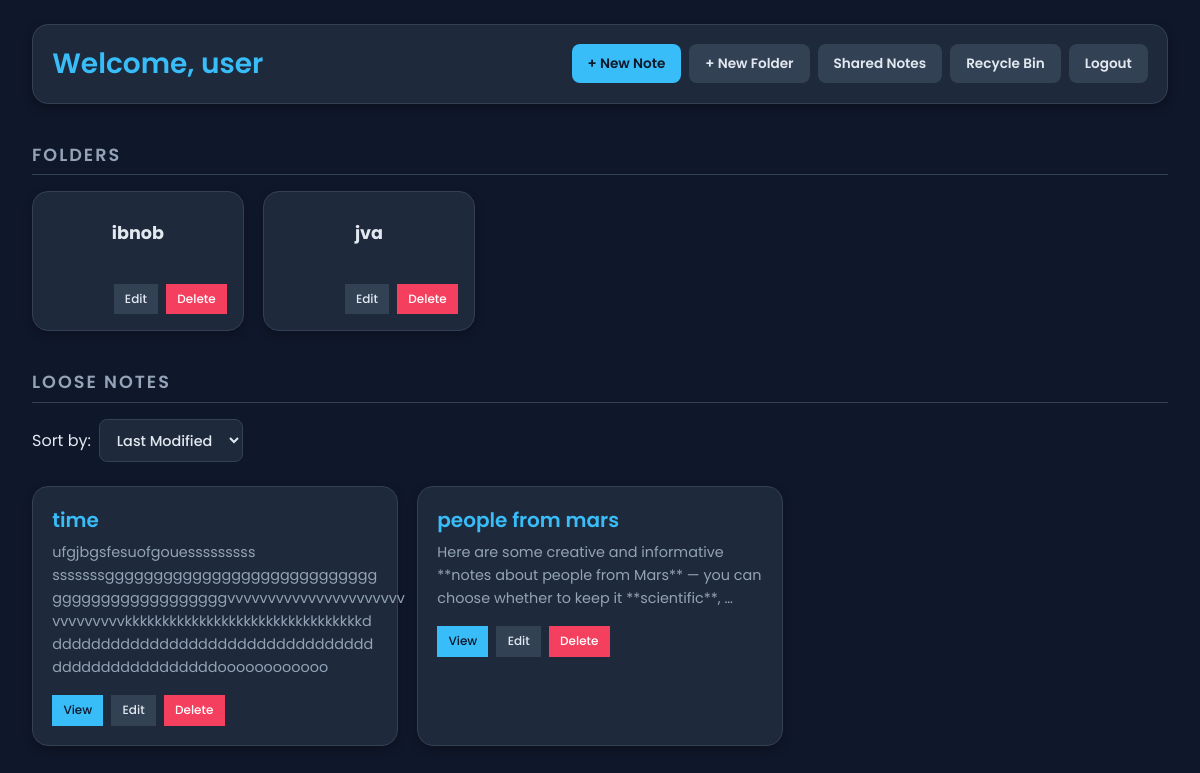
/notes/ (signed in), run on an earlier commit of the app's database.
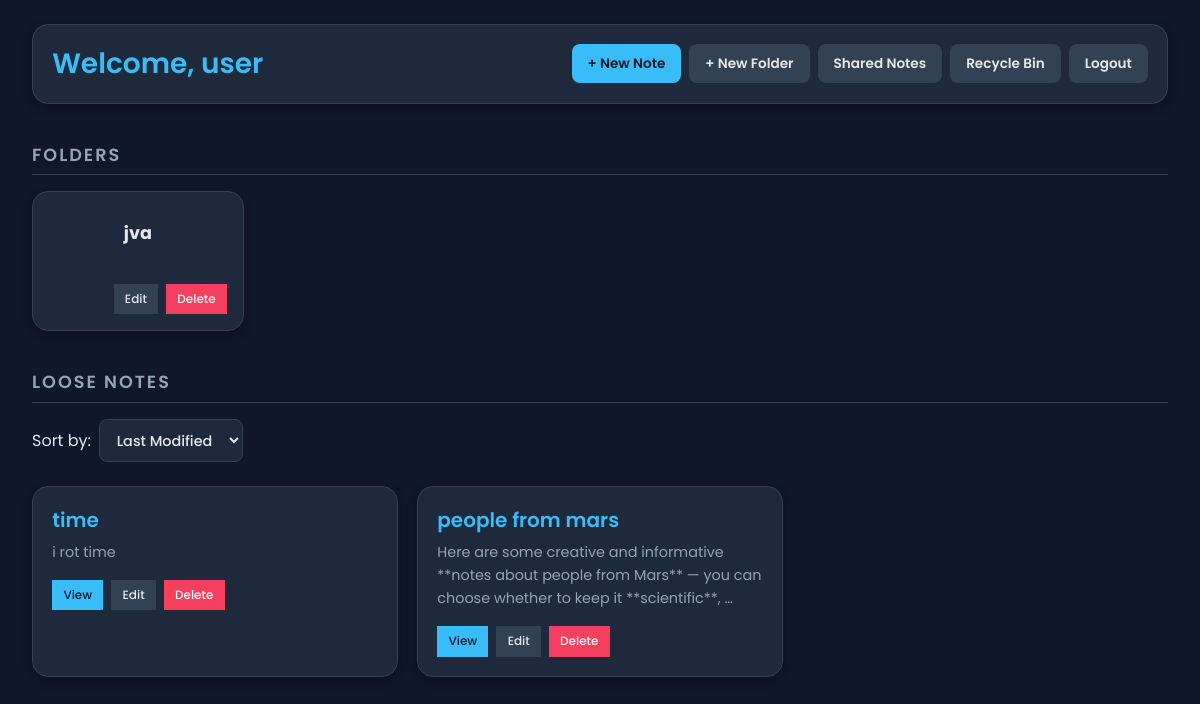
And on a later commit of the database.
### notes/models.py (models this page shows, shortened)
class Folder(models.Model):
    name = models.CharField(max_length=200)
    owner = models.ForeignKey(User, on_delete=models.CASCADE)
    is_deleted = models.BooleanField(default=False)  # For recycle bin
    deleted_at = models.DateTimeField(null=True, blank=True)
    created_at = models.DateTimeField(auto_now_add=True)
    updated_at = models.DateTimeField(auto_now=True)

class Note(models.Model):
    owner = models.ForeignKey(User, on_delete=models.CASCADE)  # Not nullable
    folder = models.ForeignKey(Folder, on_delete=models.SET_NULL, null=True, blank=True)  # Nullable
    title = models.CharField(max_length=200, null=True, blank=True)
    content = models.TextField(null=True, blank=True)
    is_deleted = models.BooleanField(default=False)  # For recycle bin
    deleted_at = models.DateTimeField(null=True, blank=True)
    created_at = models.DateTimeField(auto_now_add=True)
    updated_at = models.DateTimeField(auto_now=True)

### notes/views.py (the view)
# urls.py: path('', views.notes_home, name='notes_home'),
def notes_home(request):
    user = request.user
    if not user.is_authenticated:
        return redirect('/accounts/login/')
    folders = Folder.objects.filter(owner=user, is_deleted=False)
    notes = Note.objects.filter(owner=user, folder__isnull=True, is_deleted=False)
    sort_by = request.GET.get('sort', 'time')
    if sort_by == 'name':
        notes = notes.order_by('title')
    else:  # default to 'time'
        notes = notes.order_by('-updated_at')
    context = {
        'folders': folders,
        'notes': notes,
        'current_sort': sort_by
    }
    return render(request, 'notes/notes_home.html', context)

### notes/templates/notes/notes_home.html (shortened to what this page needs)
<!DOCTYPE html>
<html lang="en">
<head>
</head>
<body>
  <div class="container">
    <div class="top-bar">
      <h1>Welcome, {{ user.username }}</h1>
      <div class="actions">
        <a href="{% url 'create_note' %}" class="btn btn-primary">+ New Note</a>
        <a href="{% url 'create_folder' %}" class="btn btn-secondary">+ New Folder</a>
        <a href="{% url 'shared_notes' %}" class="btn btn-secondary">Shared Notes</a>
        <a href="{% url 'recycle_bin' %}" class="btn btn-secondary">Recycle Bin</a>
        <a href="{% url 'logout' %}" class="btn btn-secondary">Logout</a>
      </div>
    </div>
    <div class="section">
      <h2>Folders</h2>
      {% if folders %}
        <div class="folder-grid">
          {% for folder in folders %}
            <div class="folder-card">
              <a href="{% url 'folder_detail' folder.id %}" class="folder-link">
                <strong>{{ folder.name }}</strong>
              </a>
              <div class="folder-actions">
                <a href="{% url 'edit_folder' folder.id %}" class="btn-small btn-secondary">Edit</a>
                <a href="{% url 'delete_folder' folder.id %}" class="btn-small btn-danger">Delete</a>
              </div>
            </div>
          {% endfor %}
        </div>
      {% else %}
        <p>You haven't created any folders yet.</p>
      {% endif %}
    </div>
    <div class="section">
      <h2>Loose Notes</h2>
      <div class="sort-controls">
        <label for="sort-select">Sort by: </label>
        <select id="sort-select" onchange="window.location.href='?sort=' + this.value">
          <option value="time" {% if current_sort == 'time' %}selected{% endif %}>Last Modified</option>
        </select>
      </div>
      {% if notes %}
        <div class="note-list">
          {% for note in notes %}
            <div class="note-card">
              <h3>{{ note.title }}</h3>
              <p>{{ note.content|truncatewords:20 }}</p>
              <div class="note-actions">
                <a href="{% url 'view_note' note.id %}" class="btn-small btn-primary">View</a>
                <a href="{% url 'edit_note' note.id %}" class="btn-small btn-secondary">Edit</a>
                <a href="{% url 'delete_note' note.id %}" class="btn-small btn-danger">Delete</a>
              </div>
            </div>
          {% endfor %}
        </div>
      {% else %}
        <p>You haven't created any notes yet.</p>
      {% endif %}
    </div>
  </div> </body>
</html>

What changed in the data, as far as the page shows it:
no longer on this page (row edited): Folder: name "ibnob"
changed Note "time": content "ufgjbgsfesuofgouesssssssss sssssssgggggggggggggggggggggggggggg ggggggggggggggggggvvvvvvvvvvvvvvvvvvvvvv vvvvvvvvvkkkkkkkkkkkkkkkkkkkkkkkkkkkkkkkkd ddddddddddddddddddddddddddddddddd dddddddddddddddddoooooooooooo" → "i rot time"
